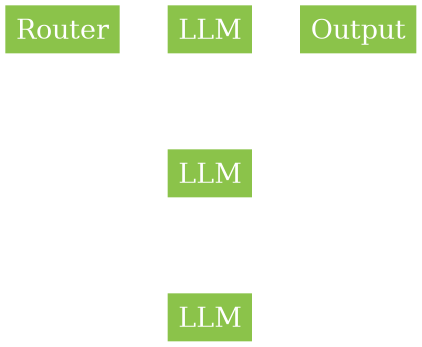

The script that drew this image:
#!/usr/bin/env python3
#
# multi-agent-router-graphviz.py
#
# Script generates a small diagram for AWS meetup presentation.
#
# pylint: disable=pointless-statement, expression-not-assigned

from graphviz import Digraph

dot = Digraph(
    "Multi Agent Router",
    graph_attr={
        # "splines": "ortho",
        "nodesep": "1.0",
    },
    format="png",
)

dot.attr(bgcolor='transparent')
dot.attr('edge', color='white')
# Ranks for layout
dot.attr(rankdir="LR")
dot.attr("node", shape="rectangle")

# Node styles
green_style = {
    "style": "filled",
    "fillcolor": "#8BC34A",
    "fontcolor": "white",
    "fontsize": "20",
    "shape": "rectangle",
    "color": "transparent",
}
white_style = {
    "style": "filled",
    "fillcolor": "white",
    "fontcolor": "black",
    "fontsize": "20",
    "shape": "rectangle",
    "color": "transparent",
}

with dot.subgraph() as o:
    o.node("orc", "Router", **green_style)
    o.edge("orc", "l1")

with dot.subgraph() as w:
    w.attr(rank='same')
    w.node('l1', "LLM", **green_style)
    w.node('l2', "LLM", **green_style)
    w.node('l3', "LLM", **green_style)
    w.edge('l1', 'l2', style='invis')
    w.edge('l2', 'l3', style='invis')


with dot.subgraph() as s:
    s.node("out", "Output", **green_style)
    s.edge("l1", "out")

# Render the diagram
dot.render("multi-agent-router-graphviz", view=True)
